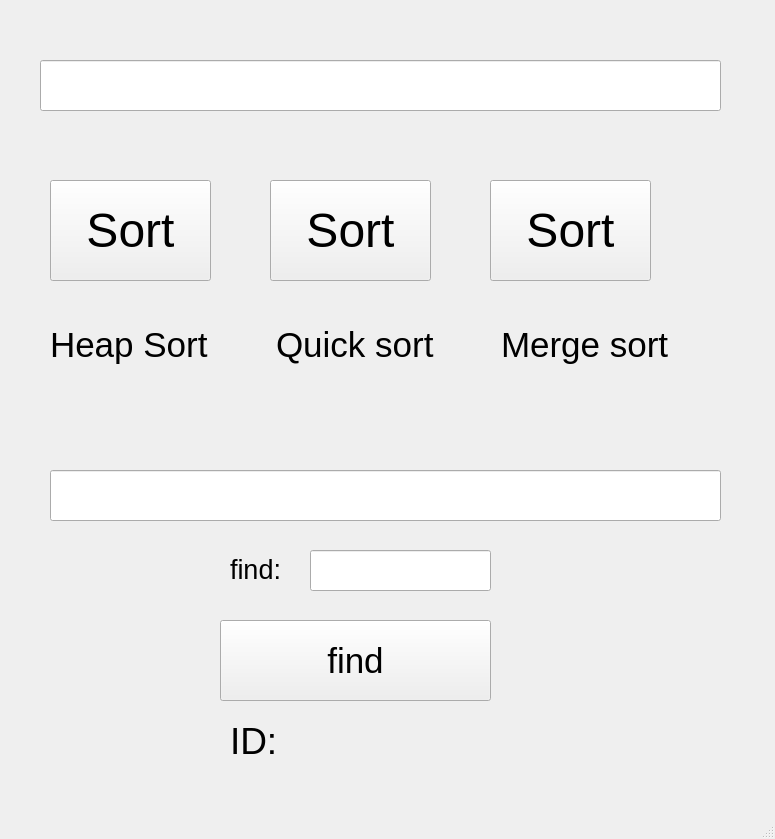
<?xml version="1.0" encoding="UTF-8"?>
<ui version="4.0">
 <class>MainWindow</class>
 <widget class="QMainWindow" name="MainWindow">
  <property name="geometry">
   <rect>
    <x>0</x>
    <y>0</y>
    <width>775</width>
    <height>839</height>
   </rect>
  </property>
  <property name="windowTitle">
   <string>MainWindow</string>
  </property>
  <widget class="QWidget" name="centralwidget">
   <widget class="QLineEdit" name="arrayEdit">
    <property name="geometry">
     <rect>
      <x>40</x>
      <y>60</y>
      <width>681</width>
      <height>51</height>
     </rect>
    </property>
    <property name="font">
     <font>
      <pointsize>11</pointsize>
     </font>
    </property>
    <property name="inputMethodHints">
     <set>Qt::ImhDigitsOnly</set>
    </property>
    <property name="maxLength">
     <number>100000</number>
    </property>
   </widget>
   <widget class="QPushButton" name="sortButton">
    <property name="geometry">
     <rect>
      <x>490</x>
      <y>180</y>
      <width>161</width>
      <height>101</height>
     </rect>
    </property>
    <property name="font">
     <font>
      <pointsize>36</pointsize>
     </font>
    </property>
    <property name="text">
     <string>Sort</string>
    </property>
   </widget>
   <widget class="QLineEdit" name="arrayOutput">
    <property name="enabled">
     <bool>true</bool>
    </property>
    <property name="geometry">
     <rect>
      <x>50</x>
      <y>470</y>
      <width>671</width>
      <height>51</height>
     </rect>
    </property>
    <property name="font">
     <font>
      <pointsize>11</pointsize>
     </font>
    </property>
    <property name="maxLength">
     <number>100000</number>
    </property>
   </widget>
   <widget class="QPushButton" name="findButton">
    <property name="geometry">
     <rect>
      <x>220</x>
      <y>620</y>
      <width>271</width>
      <height>81</height>
     </rect>
    </property>
    <property name="font">
     <font>
      <pointsize>26</pointsize>
     </font>
    </property>
    <property name="text">
     <string>find</string>
    </property>
   </widget>
   <widget class="QLineEdit" name="findElemenEdit">
    <property name="geometry">
     <rect>
      <x>310</x>
      <y>550</y>
      <width>181</width>
      <height>41</height>
     </rect>
    </property>
    <property name="font">
     <font>
      <pointsize>16</pointsize>
     </font>
    </property>
    <property name="text">
     <string/>
    </property>
   </widget>
   <widget class="QLabel" name="label_4">
    <property name="geometry">
     <rect>
      <x>230</x>
      <y>554</y>
      <width>81</width>
      <height>31</height>
     </rect>
    </property>
    <property name="font">
     <font>
      <pointsize>20</pointsize>
     </font>
    </property>
    <property name="text">
     <string>find:</string>
    </property>
   </widget>
   <widget class="QWidget" name="layoutWidget">
    <property name="geometry">
     <rect>
      <x>50</x>
      <y>390</y>
      <width>671</width>
      <height>49</height>
     </rect>
    </property>
    <layout class="QHBoxLayout" name="horizontalLayout_2">
     <item>
      <widget class="QLabel" name="HeapSortTimeLabel">
       <property name="font">
        <font>
         <pointsize>26</pointsize>
        </font>
       </property>
       <property name="text">
        <string/>
       </property>
      </widget>
     </item>
     <item>
      <widget class="QLabel" name="QuickSortTimeLabel">
       <property name="font">
        <font>
         <pointsize>26</pointsize>
        </font>
       </property>
       <property name="text">
        <string/>
       </property>
      </widget>
     </item>
     <item>
      <widget class="QLabel" name="MergeSortTimeLabel">
       <property name="font">
        <font>
         <pointsize>26</pointsize>
        </font>
       </property>
       <property name="text">
        <string/>
       </property>
      </widget>
     </item>
    </layout>
   </widget>
   <widget class="QWidget" name="layoutWidget">
    <property name="geometry">
     <rect>
      <x>50</x>
      <y>320</y>
      <width>671</width>
      <height>49</height>
     </rect>
    </property>
    <layout class="QHBoxLayout" name="horizontalLayout">
     <item>
      <widget class="QLabel" name="label">
       <property name="font">
        <font>
         <pointsize>26</pointsize>
        </font>
       </property>
       <property name="text">
        <string>Heap Sort</string>
       </property>
      </widget>
     </item>
     <item>
      <widget class="QLabel" name="label_2">
       <property name="font">
        <font>
         <pointsize>26</pointsize>
        </font>
       </property>
       <property name="text">
        <string>Quick sort</string>
       </property>
      </widget>
     </item>
     <item>
      <widget class="QLabel" name="label_3">
       <property name="font">
        <font>
         <pointsize>26</pointsize>
        </font>
       </property>
       <property name="text">
        <string>Merge sort</string>
       </property>
      </widget>
     </item>
    </layout>
   </widget>
   <widget class="QPushButton" name="sortButton_2">
    <property name="geometry">
     <rect>
      <x>270</x>
      <y>180</y>
      <width>161</width>
      <height>101</height>
     </rect>
    </property>
    <property name="font">
     <font>
      <pointsize>36</pointsize>
     </font>
    </property>
    <property name="text">
     <string>Sort</string>
    </property>
   </widget>
   <widget class="QPushButton" name="sortButton_3">
    <property name="geometry">
     <rect>
      <x>50</x>
      <y>180</y>
      <width>161</width>
      <height>101</height>
     </rect>
    </property>
    <property name="font">
     <font>
      <pointsize>36</pointsize>
     </font>
    </property>
    <property name="text">
     <string>Sort</string>
    </property>
   </widget>
   <widget class="QLabel" name="foundID">
    <property name="geometry">
     <rect>
      <x>230</x>
      <y>720</y>
      <width>261</width>
      <height>41</height>
     </rect>
    </property>
    <property name="font">
     <font>
      <pointsize>28</pointsize>
     </font>
    </property>
    <property name="text">
     <string>ID:</string>
    </property>
   </widget>
  </widget>
  <widget class="QMenuBar" name="menubar">
   <property name="geometry">
    <rect>
     <x>0</x>
     <y>0</y>
     <width>775</width>
     <height>21</height>
    </rect>
   </property>
  </widget>
  <widget class="QStatusBar" name="statusbar"/>
 </widget>
 <resources/>
 <connections/>
</ui>
